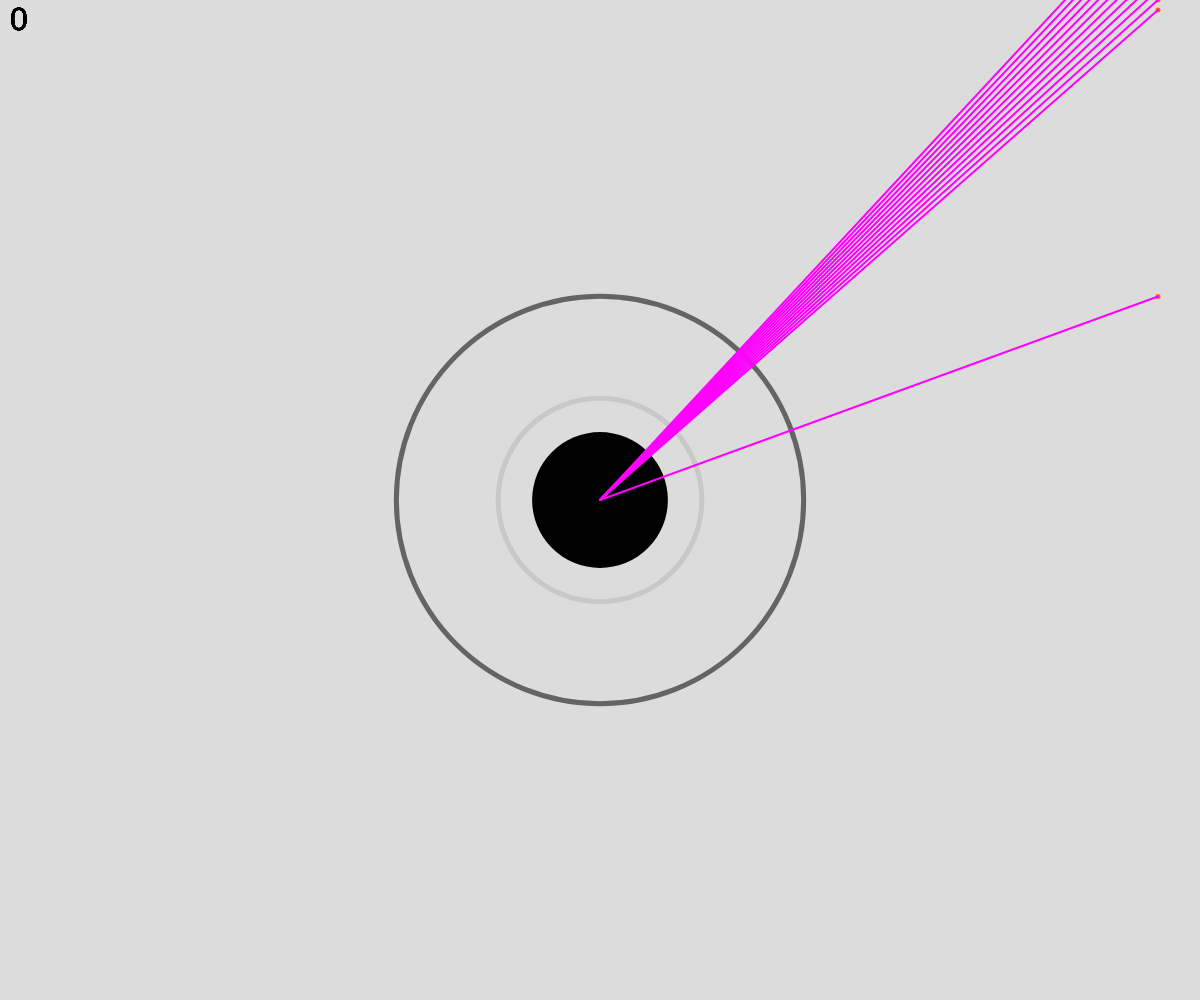
Frame 1 (no input)
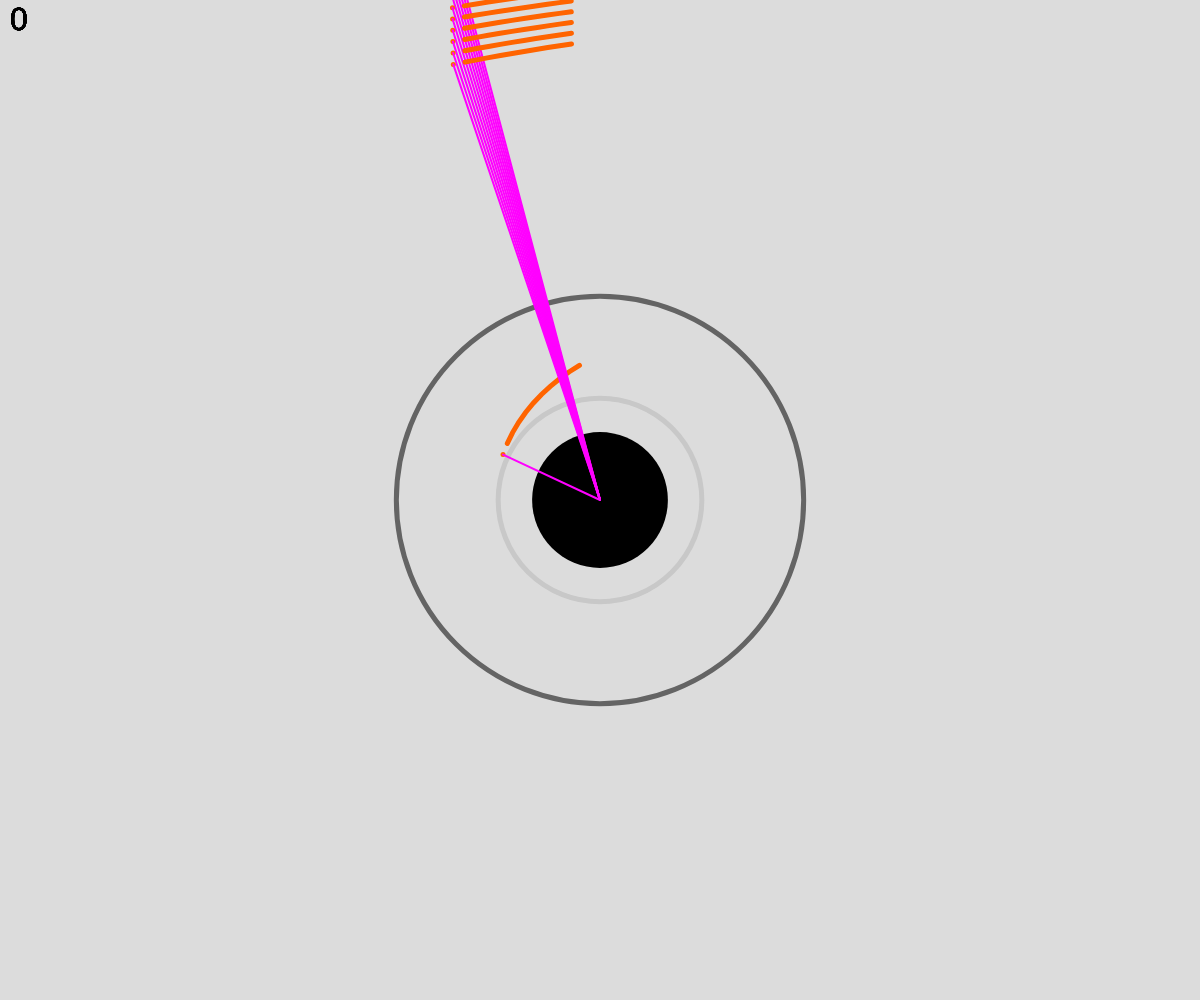
Frame 60 (no input)
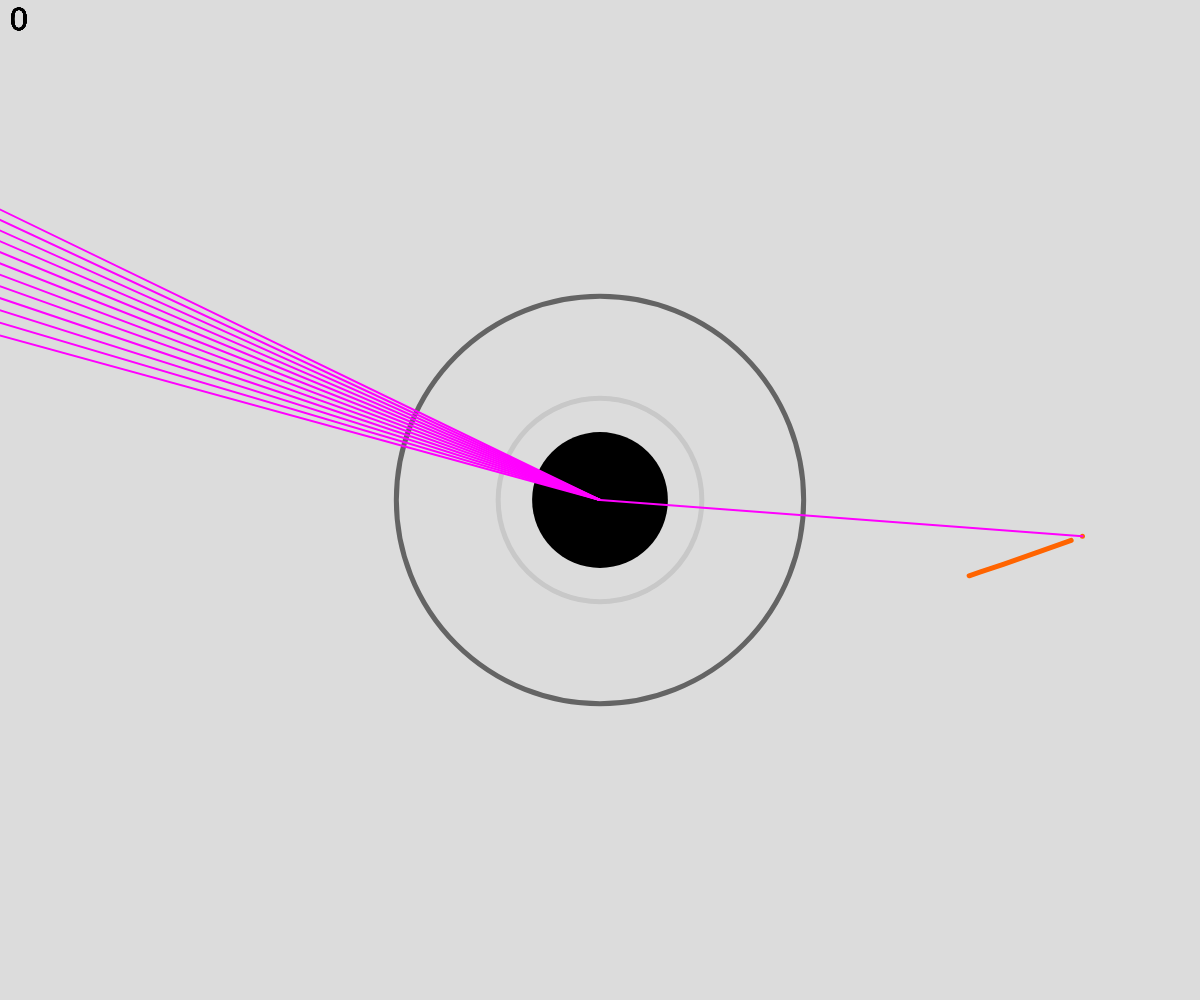
Frame 120 (the mouse pressed at the canvas centre since frame 60)

The p5.js sketch that drew these frames (run headless with seeded random() and noise() and a simulated clock; from frame 60 on, the mouse is pressed at the canvas centre):

// p5.js sketch
// ── sketch.js
const c = 30;
const G = 6.11
const deltaTime = 0.4;
const maxOrbit = 2.997270254
let acc = 1;

let firstBH;
let photons = [];

function setup() {
    createCanvas(window.innerWidth, window.innerHeight);
    ellipseMode(RADIUS);
    firstBH = new blackhole(window.innerWidth / 2, window.innerHeight / 2, 5000);
    Tracker = new Tracker()

    let start = height / 2;
    let end = height / 2 - firstBH.rs * maxOrbit;

    photons.push(new Photon(width - 30, end))

    for (let i = mouseY - 100; i < mouseY + 20; i += 10) {
        photons.push(new Photon(width - 30, i))

    }

}

function draw() {
    background(220);
    firstBH.show()

    photons.forEach(photon => {
        firstBH.gravitationalPull(photon);
        photon.update()
        photon.show()
        Tracker.draw(firstBH, photon)
    });

}
// ── blackhole.js
class blackhole {
    constructor(x, y, mass) {
        this.position = createVector(x, y);
        this.mass = mass;
        this.rs = (2 * G * this.mass) / (c * c);
        this.end = height / 2 - this.rs * maxOrbit;

    }

    gravitationalPull = (photon) => {
        const force = p5.Vector.sub(this.position, photon.position);
        const r = force.mag();
        const uG = G * ((this.mass) / (r * r));
        force.setMag(uG)
        photon.velocity.add(force);
        photon.velocity.setMag(c)

        if (r < 1) {
            // let temp = this.maxOrbit.toString();
            // const lastDigit = temp[myString.length - 1];
            // const newDigit = int(lastDigit) + 1;

            photons = []
            for (let i = mouseY - 100; i < mouseY + 20; i += 10) {
                photons.push(new Photon(mouseX, i))

            }
        } else if (r > this.rs + height) {
            photons = []

            console.log('hit out')
            for (let i = mouseY - 100; i < mouseY + 20; i += 10) {
                photons.push(new Photon(mouseX, i))

            }
        }

    }

    show() {
        fill(0);
        noStroke()
        ellipse(this.position.x, this.position.y, this.rs)

        stroke(100);
        noFill();
        strokeWeight(5);
        ellipse(this.position.x, this.position.y, this.rs * 3);

        stroke(200);
        noFill();
        strokeWeight(5);
        ellipse(this.position.x, this.position.y, this.rs * 1.5);
    }
}
// ── photon.js
class Photon {
    constructor(x, y) {
        this.position = createVector(x, y);
        this.velocity = createVector(-c, 0);
        this.trail = [];
        this.stopped = false;
    }

    stop() {
        this.stopped = true;
    }

    update() {
        if (!this.stopped) {
            this.trail.push(this.position.copy())
            const copyOfSpeed = this.velocity.copy();
            copyOfSpeed.mult(deltaTime);
            this.position.add(copyOfSpeed);

            if (this.trail.length > 10) {
                this.trail.splice(0, 1);
            }
        }

    }



    show() {
        stroke(255, 100, 0);
        strokeWeight(5);
        point(this.position.x, this.position.y);

        stroke(255, 100, 0);
        strokeWeight(5);
        noFill();
        beginShape();
        this.trail.forEach(i => {
            vertex(i.x, i.y)
        });
        endShape();
        // console.log(this.velocity.x, this.velocity.y)
    }
}
// ── tracker.js
class Tracker {
    constructor() {
    }

    draw(blackhole, photon) {


        stroke(255, 0, 255);
        strokeWeight(2);
        noFill();
        line(blackhole.position.x, blackhole.position.y, photon.position.x, photon.position.y)
        let d = int(dist(blackhole.position.x, blackhole.position.y, photons.reduce((acc, photon) => {
            return acc + photon.position.x
        }), photons.reduce((acc, photon) => {
            return acc + photon.position.y
        })))
        noStroke()
        fill(0)
        textSize(32);
        text(d, 10, 30);

    }
}
